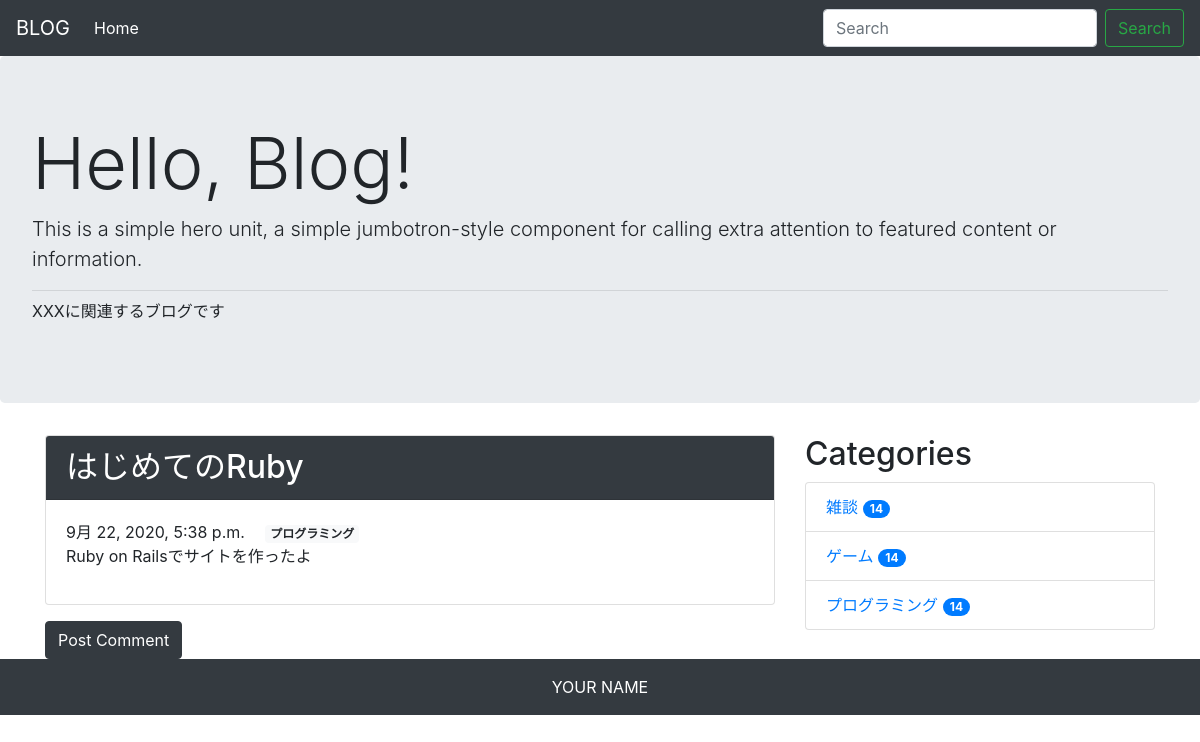
The app's page /detail/2 with its own data.
### blog/models.py (models this page shows, shortened)
class Post(models.Model):
    title = models.CharField('タイトル', max_length=255)
    text = models.TextField('本文')
    created_at = models.DateTimeField('作成日', default=timezone.now)
    category = models.ForeignKey(
        Category,
        verbose_name='カテゴリ',
        on_delete=models.PROTECT
    )

class Category(models.Model):
    name = models.CharField('カテゴリ名', max_length=255)
    def __str__(self):
        return self.name

### blog/views.py (the view)
# urls.py: path('detail/<int:pk>', views.DetailView.as_view(), name='detail'),
class DetailView(generic.DetailView):
    model = Post
    template_name='blog/post_detail.html'

### blog/context_processors.py (called while the page is built)
def common(request):
    context = {
        'category_list': Category.objects.all()
    }
    return context

### blog/templates/blog/post_detail.html (shortened to what this page needs)
{% extends 'blog/base.html' %}
{% block content %}
<div class="card mb-3">
    <h2 class="card-header bg-dark text-white">{{ post.title }}</h2>
    <div class="card-body">
        <div>
            <span>{{ post.created_at }}</span>
            <span class="badge badge-light ml-3">{{post.category}}</span>
        </div>
        <p>{{post.text | linebreaksbr | urlize }}</p>
    </div>
</div>
<a href="{% url 'blog:comment' post.pk %}" class="btn btn-dark">Post Comment</a>
{% endblock %}

### blog/templates/blog/base.html (shortened to what this page needs)
<!doctype html>
<html lang="ja">
  <head>
    <link rel="stylesheet" href="https://stackpath.bootstrapcdn.com/bootstrap/4.5.0/css/bootstrap.min.css">
  </head>
  <body>
  <nav class="navbar navbar-expand-lg navbar-dark bg-dark">
    <a class="navbar-brand" href="#">BLOG</a>
    <div class="collapse navbar-collapse" id="navbarSupportedContent">
      <ul class="navbar-nav mr-auto">
        <li class="nav-item active">
          <a class="nav-link" href="{% url 'blog:index'%}">Home</a>
        </li>
      </ul>
      <form class="form-inline my-2 my-lg-0" method="GET" action="{% url 'blog:index' %}">
        <input class="form-control mr-sm-2" type="text" placeholder="Search" aria-label="Search" name="keyword">
        <button class="btn btn-outline-success my-2 my-sm-0" type="submit">Search</button>
      </form>
    </div>
  </nav>
  <div class="jumbotron">
    <h1 class="display-3">Hello, Blog!</h1>
    <p class="lead">This is a simple hero unit, a simple jumbotron-style component for
                    calling extra attention to featured content or information.</p>
    <hr class="my-2">
    <p>XXXに関連するブログです</p>
  </div>
    <div class="container">
      <div class="row">
        <div class="col-12 col-md-8">
        {% block content %}
        {% endblock %}
        </div>
        <div class="col-12 col-md-4">
          <h2>Categories</h2>
          <ul class="list-group">
            {% for category in category_list %}
            <li class="list-group-item d-flex justify-content-between align-items-center">
              <a href="{% url 'blog:category' category.pk%}">
                {{ category.name }}
                <span class="badge badge-primary badge-pill">14</span>
              </a>
            </li>
            {% endfor %}
          </ul>
        </div>
      </div>
    </div>
    <footer class="bg-dark text-white text-center py-3">
      <span>YOUR NAME</span>
    </footer>
  </body>
</html>

### records on screen
Post: title "はじめてのRuby", created_at "9月 22, 2020, 5:38 p.m.", category "プログラミング", text "Ruby on Railsでサイトを作ったよ"
Category: name "雑談"
Category: name "ゲーム"
Category: name "プログラミング"
